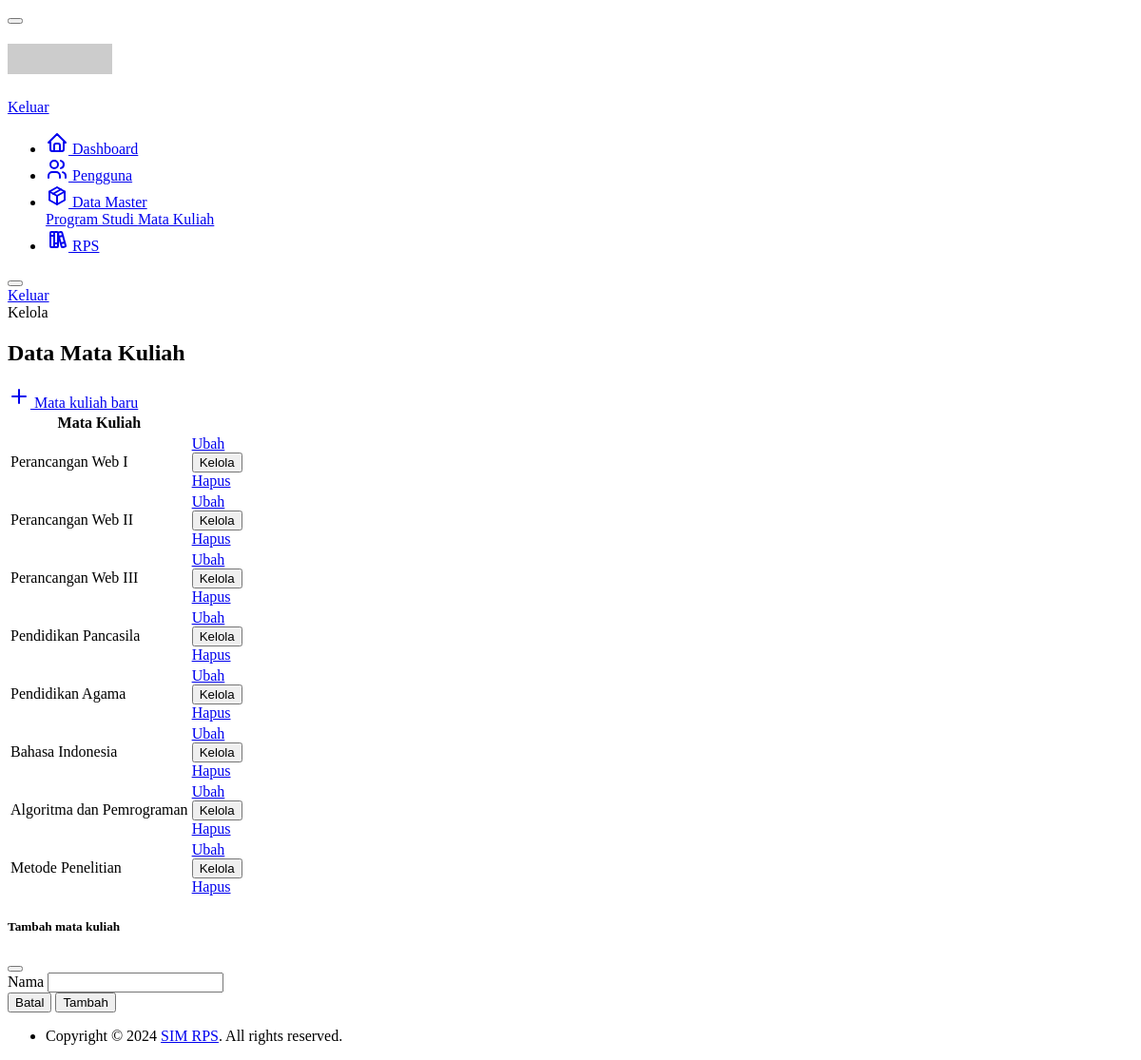
Page /index.php/admin/mata_kuliah on the committed database.
### tables this page shows
CREATE TABLE `mata_kuliah` (
  `id` int(11) NOT NULL,
  `nama` varchar(255) NOT NULL
);

### application/controllers/admin/Mata_kuliah.php (called while the page is built, shortened)
<?php
class Mata_kuliah extends CI_Controller
{
    public function __construct()
    {
        $this->load->model('mata_kuliah_model');
    }
    public function index()
    {
        $this->load->view(
            'layouts/admin/header',
            array(
                'page_title' => 'Kelola Mata Kuliah',
                'auth' => $this->session->userdata('auth'),
                'system_notifications' => $this->session->flashdata('system_notifications'),
            )
        );
        $this->load->view(
            'admin/mata_kuliah/index',
            array(
                'mata_kuliah' => $this->mata_kuliah_model->search_mata_kuliah(),
            )
        );
        $this->load->view('layouts/admin/footer');
    }
}

### index.php (called while the page is built, shortened)
<?php
require_once BASEPATH.'core/CodeIgniter.php';

### application/models/Mata_kuliah_model.php (called while the page is built, shortened)
<?php
class Mata_kuliah_model extends CI_Model
{
    private string $table_name = 'mata_kuliah';
    public function search_mata_kuliah(array $where = NULL)
    {
        $data = $this->db->get($this->table_name)->result_array();
        $mata_kuliah = array_map(function ($item) {
            $model = new Mata_kuliah_model;
            foreach ($item as $key => $value) {
                $model->{$key} = $value;
            }
            return $model;
        }, $data);
        return $mata_kuliah;
    }
}

### application/views/admin/mata_kuliah/index.php (the view)
<div class="page-header d-print-none">
    <div class="container-xl">
        <div class="row g-2 align-items-center">
            <div class="col">
                <div class="page-pretitle">
                    Kelola
                </div>
                <h2 class="page-title">
                    Data Mata Kuliah
                </h2>
            </div>
            <div class="col-auto ms-auto d-print-none">
                <div class="btn-list">
                    <a href="#" class="btn btn-primary d-none d-sm-inline-block" data-bs-toggle="modal" data-bs-target="#create-modal">
                        <svg xmlns="http://www.w3.org/2000/svg" class="icon" width="24" height="24" viewBox="0 0 24 24" stroke-width="2" stroke="currentColor" fill="none" stroke-linecap="round" stroke-linejoin="round">
                            <path stroke="none" d="M0 0h24v24H0z" fill="none"></path>
                            <path d="M12 5l0 14"></path>
                            <path d="M5 12l14 0"></path>
                        </svg>
                        Mata kuliah baru
                    </a>
                </div>
            </div>
        </div>
    </div>
</div>
<div class="page-body">
    <div class="container-xl">
        <div class="row row-cards">
            <div class="col-12">
            <div class="card">
                <div class="table-responsive">
                    <table class="table table-vcenter table-mobile-md card-table">
                        <thead>
                            <tr>
                                <th>Mata Kuliah</th>
                                <th class="w-1"></th>
                            </tr>
                        </thead>
                        <tbody>
                            <?php if (count($mata_kuliah) > 0) { ?>
                                <?php foreach ($mata_kuliah as $model) { ?>
                                    <tr>
                                        <td data-label="Mata Kuliah">
                                            <div class="d-flex py-1 align-items-center">
                                                <div class="flex-fill">
                                                    <div class="font-weight-medium"><?= $model->nama ?></div>
                                                </div>
                                            </div>
                                        </td>
                                        <td>
                                            <div class="btn-list flex-nowrap">
                                                <a href="<?= base_url("/admin/mata_kuliah/edit/{$model->id}") ?>" class="btn">
                                                    Ubah
                                                </a>
                                                <div class="dropdown">
                                                    <button class="btn dropdown-toggle align-text-top" data-bs-toggle="dropdown" aria-expanded="false">
                                                        Kelola
                                                    </button>
                                                    <div class="dropdown-menu dropdown-menu-end" style="">
                                                        <a class="dropdown-item" href="<?= base_url("/admin/mata_kuliah/delete/{$model->id}") ?>">
                                                            Hapus
                                                        </a>
                                                    </div>
                                                </div>
                                            </div>
                                        </td>
                                    </tr>
                                <?php } ?>
                            <?php } else { ?>
                                <tr>
                                    <td colspan="2" class="text-center">Mata kuliah kosong</td>
                                </tr>
                            <?php } ?>
                        </tbody>
                    </table>
                </div>
            </div>
        </div>
    </div>
</div>
<div class="modal modal-blur fade" id="create-modal" tabindex="-1" role="dialog" aria-modal="true">
    <div class="modal-dialog modal-dialog-centered" role="document">
        <form action="<?= base_url('/admin/mata_kuliah/create') ?>" method="post" class="modal-content">
            <div class="modal-header">
                <h5 class="modal-title">Tambah mata kuliah</h5>
                <button type="button" class="btn-close" data-bs-dismiss="modal" aria-label="Close"></button>
            </div>
            <div class="modal-body">
                <div class="col">
                    <label class="form-label" for="nama">Nama</label>
                    <input type="text" id="nama" name="nama" class="form-control" required>
                </div>
            </div>
            <div class="modal-footer">
                <button type="button" class="btn me-auto" data-bs-dismiss="modal">Batal</button>
                <button type="submit" class="btn btn-primary">Tambah</button>
            </div>
        </div>
    </div>
</div>

### application/views/layouts/admin/header.php (shortened to what this page needs)
<!DOCTYPE html>
<html lang="en">
<head>
    <link rel="stylesheet" href="https://cdn.jsdelivr.net/npm/@tabler/core@1.0.0-beta20/dist/css/tabler.min.css">
    <link rel="stylesheet" href="https://cdn.jsdelivr.net/npm/@tabler/core@1.0.0-beta20/dist/css/tabler-vendors.min.css">
</head>
<body>
    <div class="page">
        <aside class="navbar navbar-vertical navbar-expand-lg" data-bs-theme="dark">
            <div class="container-fluid">
                <button class="navbar-toggler" type="button" data-bs-toggle="collapse" data-bs-target="#sidebar-menu" aria-controls="sidebar-menu" aria-expanded="true" aria-label="Toggle navigation">
                </button>
                <h1 class="navbar-brand navbar-brand-autodark">
                    <a href="<?= base_url() ?>">
                        <img src="https://placehold.co/110x32" width="110" height="32" alt="Tabler" class="navbar-brand-image">
                    </a>
                </h1>
                <div class="navbar-nav flex-row d-lg-none">
                    <div class="nav-item dropdown">
                        <div class="dropdown-menu dropdown-menu-end dropdown-menu-arrow">
                            <a href="<?= base_url('/auth/logout') ?>" class="dropdown-item">Keluar</a>
                        </div>
                    </div>
                </div>
                <div class="navbar-collapse collapse show" id="sidebar-menu" style="">
                    <ul class="navbar-nav pt-lg-3">
                        <li class="nav-item">
                            <a class="nav-link" href="<?= base_url('/admin') ?>">
                                <span class="nav-link-icon d-md-none d-lg-inline-block">
                                </span>
                                <span class="nav-link-title">
                                    Dashboard
                                </span>
                            </a>
                        </li>
                        <li class="nav-item">
                            <a class="nav-link" href="<?= base_url('/admin/user') ?>">
                                <span class="nav-link-icon d-md-none d-lg-inline-block">
                                </span>
                                <span class="nav-link-title">
                                    Pengguna
                                </span>
                            </a>
                        </li>
                        <li class="nav-item dropdown">
                            <a class="nav-link dropdown-toggle" href="#navbar-base" data-bs-toggle="dropdown" data-bs-auto-close="false" role="button" aria-expanded="false">
                                <span class="nav-link-icon d-md-none d-lg-inline-block">
                                </span>
                                <span class="nav-link-title">
                                    Data Master
                                </span>
                            </a>
                            <div class="dropdown-menu">
                                <div class="dropdown-menu-columns">
                                    <div class="dropdown-menu-column">
                                        <a class="dropdown-item" href="<?= base_url('/admin/program_studi') ?>">
                                            Program Studi
                                        </a>
                                        <a class="dropdown-item" href="<?= base_url('/admin/mata_kuliah') ?>">
                                            Mata Kuliah
                                        </a>
                                    </div>
                                </div>
                            </div>
                        </li>
                        <li class="nav-item">
                            <a class="nav-link" href="<?= base_url('/admin/rps') ?>">
                                <span class="nav-link-icon d-md-none d-lg-inline-block">
                                </span>
                                <span class="nav-link-title">
                                    RPS
                                </span>
                            </a>
                        </li>
                    </ul>
                </div>
            </div>
        </aside>
        <header class="navbar navbar-expand-md d-none d-lg-flex d-print-none">
            <div class="container-xl">
                <button class="navbar-toggler" type="button" data-bs-toggle="collapse" data-bs-target="#navbar-menu" aria-controls="navbar-menu" aria-expanded="false" aria-label="Toggle navigation">
                </button>
                <div class="navbar-nav flex-row order-md-last">
                    <div class="nav-item dropdown">
                        <div class="dropdown-menu dropdown-menu-end dropdown-menu-arrow">
                            <a href="<?= base_url('/auth/logout') ?>" class="dropdown-item">Keluar</a>
                        </div>
                    </div>
                </div>
            </div>
        </header>
        <div class="page-wrapper">

### application/views/layouts/admin/footer.php (shortened to what this page needs)
            <footer class="footer footer-transparent d-print-none">
                <div class="container-xl">
                    <div class="row text-center align-items-center flex-row-reverse">
                        <div class="col-12 col-lg-auto mt-3 mt-lg-0">
                            <ul class="list-inline list-inline-dots mb-0">
                                <li class="list-inline-item">
                                    Copyright © <?= date('Y') ?>
                                    <a href="<?= base_url() ?>" class="link-secondary">SIM RPS</a>.
                                    All rights reserved.
                                </li>
                            </ul>
                        </div>
                    </div>
                </div>
            </footer>
        </div>
    </div>
</body>
</html>

### application/views/layouts/admin/header.php (style rules this page uses)
:root { --tblr-font-sans-serif: 'Inter Var', -apple-system, BlinkMacSystemFont, San Francisco, Segoe UI, Roboto, Helvetica Neue, sans-serif; }
body { font-feature-settings: "cv03", "cv04", "cv11"; }

### rows in the picture
mata_kuliah: nama "Perancangan Web I"
mata_kuliah: nama "Perancangan Web II"
mata_kuliah: nama "Perancangan Web III"
mata_kuliah: nama "Pendidikan Pancasila"
mata_kuliah: nama "Pendidikan Agama"
mata_kuliah: nama "Bahasa Indonesia"
mata_kuliah: nama "Algoritma dan Pemrograman"
mata_kuliah: nama "Metode Penelitian"
